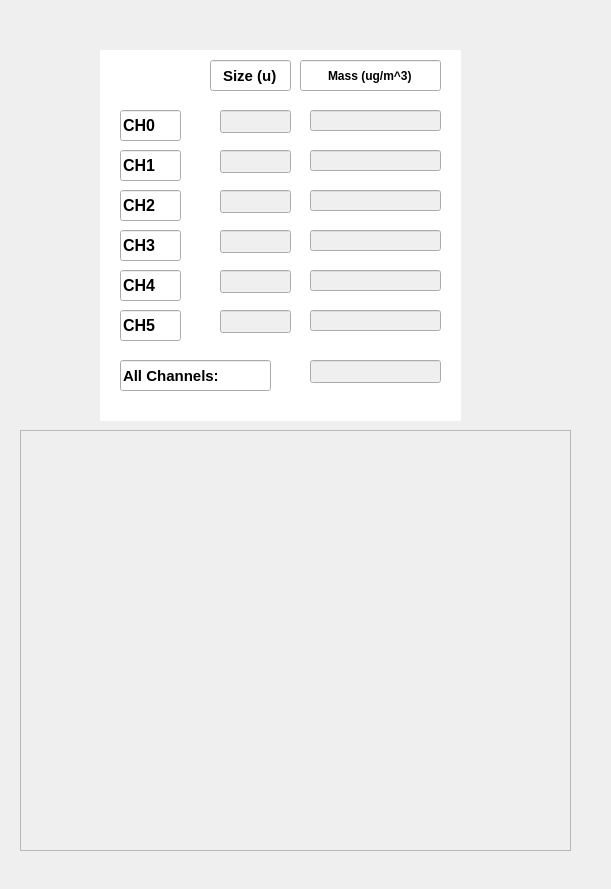
<?xml version="1.0" encoding="UTF-8"?>
<ui version="4.0">
 <class>Dialog</class>
 <widget class="QDialog" name="Dialog">
  <property name="geometry">
   <rect>
    <x>0</x>
    <y>0</y>
    <width>611</width>
    <height>889</height>
   </rect>
  </property>
  <property name="windowTitle">
   <string>Dialog</string>
  </property>
  <widget class="PyDMTimePlot" name="PyDMTimePlot">
   <property name="enabled">
    <bool>false</bool>
   </property>
   <property name="geometry">
    <rect>
     <x>20</x>
     <y>430</y>
     <width>551</width>
     <height>421</height>
    </rect>
   </property>
   <property name="toolTip">
    <string/>
   </property>
   <property name="whatsThis">
    <string>&lt;html&gt;&lt;head/&gt;&lt;body&gt;&lt;p&gt;CXI:R51:PWR:15:TEMP&lt;/p&gt;&lt;/body&gt;&lt;/html&gt;</string>
   </property>
   <property name="frameShadow">
    <enum>QFrame::Plain</enum>
   </property>
   <property name="transformationAnchor">
    <enum>QGraphicsView::AnchorUnderMouse</enum>
   </property>
   <property name="rules" stdset="0">
    <string>[]</string>
   </property>
   <property name="showXGrid">
    <bool>false</bool>
   </property>
   <property name="showYGrid">
    <bool>false</bool>
   </property>
   <property name="backgroundColor">
    <color>
     <red>223</red>
     <green>223</green>
     <blue>223</blue>
    </color>
   </property>
   <property name="yAxes">
    <stringlist>
     <string>{&quot;name&quot;: &quot;ALL&quot;, &quot;orientation&quot;: &quot;left&quot;, &quot;label&quot;: &quot;CH0-CH4 (um)&quot;, &quot;minRange&quot;: 0.0, &quot;maxRange&quot;: 5.0, &quot;autoRange&quot;: false, &quot;logMode&quot;: null}</string>
     <string>{&quot;name&quot;: &quot;CH5&quot;, &quot;orientation&quot;: &quot;right&quot;, &quot;label&quot;: &quot;CH5 (um)&quot;, &quot;minRange&quot;: 0.0, &quot;maxRange&quot;: 10.0, &quot;autoRange&quot;: false, &quot;logMode&quot;: null}</string>
    </stringlist>
   </property>
   <property name="xLabels">
    <stringlist extracomment="Time"/>
   </property>
   <property name="showLegend">
    <bool>true</bool>
   </property>
   <property name="curves">
    <stringlist>
     <string>{&quot;channel&quot;: &quot;ca://${prefix}:CH0_MASS&quot;, &quot;plot_style&quot;: &quot;Line&quot;, &quot;name&quot;: &quot;CH0: 0.3um&quot;, &quot;color&quot;: &quot;#aaaaff&quot;, &quot;lineStyle&quot;: 1, &quot;lineWidth&quot;: 1, &quot;symbol&quot;: null, &quot;symbolSize&quot;: 10, &quot;yAxisName&quot;: &quot;ALL&quot;, &quot;barWidth&quot;: null, &quot;upperThreshold&quot;: null, &quot;lowerThreshold&quot;: null, &quot;thresholdColor&quot;: &quot;white&quot;}</string>
     <string>{&quot;channel&quot;: &quot;ca://${prefix}:CH1_MASS&quot;, &quot;plot_style&quot;: &quot;Line&quot;, &quot;name&quot;: &quot;CH1: 0.5um&quot;, &quot;color&quot;: &quot;red&quot;, &quot;lineStyle&quot;: 1, &quot;lineWidth&quot;: 1, &quot;symbol&quot;: null, &quot;symbolSize&quot;: 10, &quot;yAxisName&quot;: &quot;ALL&quot;, &quot;barWidth&quot;: null, &quot;upperThreshold&quot;: null, &quot;lowerThreshold&quot;: null, &quot;thresholdColor&quot;: &quot;white&quot;}</string>
     <string>{&quot;channel&quot;: &quot;ca://${prefix}:CH2_MASS&quot;, &quot;plot_style&quot;: &quot;Line&quot;, &quot;name&quot;: &quot;CH2: 1um&quot;, &quot;color&quot;: &quot;dodgerblue&quot;, &quot;lineStyle&quot;: 1, &quot;lineWidth&quot;: 1, &quot;symbol&quot;: null, &quot;symbolSize&quot;: 10, &quot;yAxisName&quot;: &quot;ALL&quot;, &quot;barWidth&quot;: null, &quot;upperThreshold&quot;: null, &quot;lowerThreshold&quot;: null, &quot;thresholdColor&quot;: &quot;white&quot;}</string>
     <string>{&quot;channel&quot;: &quot;ca://${prefix}:CH3_MASS&quot;, &quot;plot_style&quot;: &quot;Line&quot;, &quot;name&quot;: &quot;CH3: 2.5um&quot;, &quot;color&quot;: &quot;forestgreen&quot;, &quot;lineStyle&quot;: 1, &quot;lineWidth&quot;: 1, &quot;symbol&quot;: null, &quot;symbolSize&quot;: 10, &quot;yAxisName&quot;: &quot;ALL&quot;, &quot;barWidth&quot;: null, &quot;upperThreshold&quot;: null, &quot;lowerThreshold&quot;: null, &quot;thresholdColor&quot;: &quot;white&quot;}</string>
     <string>{&quot;channel&quot;: &quot;ca://${prefix}:CH4_MASS&quot;, &quot;plot_style&quot;: &quot;Line&quot;, &quot;name&quot;: &quot;CH4: 5 um&quot;, &quot;color&quot;: &quot;yellow&quot;, &quot;lineStyle&quot;: 1, &quot;lineWidth&quot;: 1, &quot;symbol&quot;: null, &quot;symbolSize&quot;: 10, &quot;yAxisName&quot;: &quot;ALL&quot;, &quot;barWidth&quot;: null, &quot;upperThreshold&quot;: null, &quot;lowerThreshold&quot;: null, &quot;thresholdColor&quot;: &quot;white&quot;}</string>
     <string>{&quot;channel&quot;: &quot;ca://${prefix}:CH5_MASS&quot;, &quot;plot_style&quot;: &quot;Line&quot;, &quot;name&quot;: &quot;CH5: 10 um&quot;, &quot;color&quot;: &quot;magenta&quot;, &quot;lineStyle&quot;: 1, &quot;lineWidth&quot;: 1, &quot;symbol&quot;: null, &quot;symbolSize&quot;: 10, &quot;yAxisName&quot;: &quot;CH5&quot;, &quot;barWidth&quot;: null, &quot;upperThreshold&quot;: null, &quot;lowerThreshold&quot;: null, &quot;thresholdColor&quot;: &quot;white&quot;}</string>
    </stringlist>
   </property>
   <property name="updatesAsynchronously">
    <bool>true</bool>
   </property>
  </widget>
  <widget class="PyDMEmbeddedDisplay" name="PyDMEmbeddedDisplay">
   <property name="geometry">
    <rect>
     <x>100</x>
     <y>50</y>
     <width>361</width>
     <height>371</height>
    </rect>
   </property>
   <property name="toolTip">
    <string/>
   </property>
   <property name="styleSheet">
    <string notr="true">background-color: rgb(255, 255, 255);</string>
   </property>
  </widget>
  <widget class="PyDMLineEdit" name="CH3_mass_2">
   <property name="enabled">
    <bool>false</bool>
   </property>
   <property name="geometry">
    <rect>
     <x>310</x>
     <y>230</y>
     <width>131</width>
     <height>21</height>
    </rect>
   </property>
   <property name="toolTip">
    <string/>
   </property>
   <property name="layoutDirection">
    <enum>Qt::RightToLeft</enum>
   </property>
   <property name="autoFillBackground">
    <bool>false</bool>
   </property>
   <property name="frame">
    <bool>true</bool>
   </property>
   <property name="clearButtonEnabled">
    <bool>false</bool>
   </property>
   <property name="rules" stdset="0">
    <string>[{&quot;name&quot;: &quot;New Rule&quot;, &quot;property&quot;: &quot;Visible&quot;, &quot;initial_value&quot;: &quot;${VISIBLE}&quot;, &quot;expression&quot;: &quot;ch[0]&gt;1&quot;, &quot;channels&quot;: [{&quot;channel&quot;: &quot;ca://${HUTCH}:SETRA:01:CH3_MASS&quot;, &quot;trigger&quot;: true, &quot;use_enum&quot;: true}]}]</string>
   </property>
   <property name="showUnits" stdset="0">
    <bool>true</bool>
   </property>
   <property name="alarmSensitiveContent" stdset="0">
    <bool>true</bool>
   </property>
   <property name="channel" stdset="0">
    <string>ca://${prefix}:CH3_MASS</string>
   </property>
  </widget>
  <widget class="QLineEdit" name="Mass_text_2">
   <property name="geometry">
    <rect>
     <x>300</x>
     <y>60</y>
     <width>141</width>
     <height>31</height>
    </rect>
   </property>
   <property name="font">
    <font>
     <pointsize>9</pointsize>
     <weight>75</weight>
     <bold>true</bold>
    </font>
   </property>
   <property name="text">
    <string>Mass (ug/m^3)</string>
   </property>
   <property name="frame">
    <bool>true</bool>
   </property>
   <property name="alignment">
    <set>Qt::AlignCenter</set>
   </property>
   <property name="readOnly">
    <bool>true</bool>
   </property>
  </widget>
  <widget class="PyDMLineEdit" name="CH2_size_2">
   <property name="enabled">
    <bool>false</bool>
   </property>
   <property name="geometry">
    <rect>
     <x>220</x>
     <y>190</y>
     <width>71</width>
     <height>23</height>
    </rect>
   </property>
   <property name="toolTip">
    <string/>
   </property>
   <property name="layoutDirection">
    <enum>Qt::RightToLeft</enum>
   </property>
   <property name="frame">
    <bool>true</bool>
   </property>
   <property name="clearButtonEnabled">
    <bool>false</bool>
   </property>
   <property name="channel" stdset="0">
    <string>ca://${prefix}:CH2_SIZE</string>
   </property>
  </widget>
  <widget class="PyDMLineEdit" name="CH4_mass_2">
   <property name="enabled">
    <bool>false</bool>
   </property>
   <property name="geometry">
    <rect>
     <x>310</x>
     <y>270</y>
     <width>131</width>
     <height>21</height>
    </rect>
   </property>
   <property name="toolTip">
    <string/>
   </property>
   <property name="layoutDirection">
    <enum>Qt::RightToLeft</enum>
   </property>
   <property name="autoFillBackground">
    <bool>false</bool>
   </property>
   <property name="frame">
    <bool>true</bool>
   </property>
   <property name="clearButtonEnabled">
    <bool>false</bool>
   </property>
   <property name="showUnits" stdset="0">
    <bool>true</bool>
   </property>
   <property name="alarmSensitiveContent" stdset="0">
    <bool>true</bool>
   </property>
   <property name="channel" stdset="0">
    <string>ca://${prefix}:CH4_MASS</string>
   </property>
  </widget>
  <widget class="PyDMLineEdit" name="CH4_size_2">
   <property name="enabled">
    <bool>false</bool>
   </property>
   <property name="geometry">
    <rect>
     <x>220</x>
     <y>270</y>
     <width>71</width>
     <height>23</height>
    </rect>
   </property>
   <property name="toolTip">
    <string/>
   </property>
   <property name="layoutDirection">
    <enum>Qt::RightToLeft</enum>
   </property>
   <property name="frame">
    <bool>true</bool>
   </property>
   <property name="clearButtonEnabled">
    <bool>false</bool>
   </property>
   <property name="channel" stdset="0">
    <string>ca://${prefix}:CH4_SIZE</string>
   </property>
  </widget>
  <widget class="QLineEdit" name="CH5_text_2">
   <property name="geometry">
    <rect>
     <x>120</x>
     <y>310</y>
     <width>61</width>
     <height>31</height>
    </rect>
   </property>
   <property name="font">
    <font>
     <pointsize>12</pointsize>
     <weight>75</weight>
     <bold>true</bold>
    </font>
   </property>
   <property name="text">
    <string>CH5</string>
   </property>
   <property name="frame">
    <bool>true</bool>
   </property>
   <property name="readOnly">
    <bool>true</bool>
   </property>
  </widget>
  <widget class="PyDMLineEdit" name="CH5_mass_2">
   <property name="enabled">
    <bool>false</bool>
   </property>
   <property name="geometry">
    <rect>
     <x>310</x>
     <y>310</y>
     <width>131</width>
     <height>21</height>
    </rect>
   </property>
   <property name="toolTip">
    <string/>
   </property>
   <property name="layoutDirection">
    <enum>Qt::RightToLeft</enum>
   </property>
   <property name="autoFillBackground">
    <bool>false</bool>
   </property>
   <property name="frame">
    <bool>true</bool>
   </property>
   <property name="dragEnabled">
    <bool>true</bool>
   </property>
   <property name="clearButtonEnabled">
    <bool>false</bool>
   </property>
   <property name="showUnits" stdset="0">
    <bool>true</bool>
   </property>
   <property name="alarmSensitiveContent" stdset="0">
    <bool>true</bool>
   </property>
   <property name="channel" stdset="0">
    <string>ca://${prefix}:CH5_MASS</string>
   </property>
  </widget>
  <widget class="QLineEdit" name="CH0_text_2">
   <property name="geometry">
    <rect>
     <x>120</x>
     <y>110</y>
     <width>61</width>
     <height>31</height>
    </rect>
   </property>
   <property name="font">
    <font>
     <pointsize>12</pointsize>
     <weight>75</weight>
     <bold>true</bold>
    </font>
   </property>
   <property name="mouseTracking">
    <bool>false</bool>
   </property>
   <property name="text">
    <string>CH0</string>
   </property>
   <property name="frame">
    <bool>true</bool>
   </property>
   <property name="readOnly">
    <bool>true</bool>
   </property>
  </widget>
  <widget class="PyDMLineEdit" name="CH1_mass_2">
   <property name="enabled">
    <bool>false</bool>
   </property>
   <property name="geometry">
    <rect>
     <x>310</x>
     <y>150</y>
     <width>131</width>
     <height>21</height>
    </rect>
   </property>
   <property name="toolTip">
    <string/>
   </property>
   <property name="layoutDirection">
    <enum>Qt::RightToLeft</enum>
   </property>
   <property name="autoFillBackground">
    <bool>false</bool>
   </property>
   <property name="frame">
    <bool>true</bool>
   </property>
   <property name="clearButtonEnabled">
    <bool>false</bool>
   </property>
   <property name="showUnits" stdset="0">
    <bool>true</bool>
   </property>
   <property name="alarmSensitiveContent" stdset="0">
    <bool>true</bool>
   </property>
   <property name="channel" stdset="0">
    <string>ca://${prefix}:CH1_MASS</string>
   </property>
   <property name="displayFormat" stdset="0">
    <enum>PyDMLineEdit::Default</enum>
   </property>
  </widget>
  <widget class="PyDMLineEdit" name="CH1_size_2">
   <property name="enabled">
    <bool>false</bool>
   </property>
   <property name="geometry">
    <rect>
     <x>220</x>
     <y>150</y>
     <width>71</width>
     <height>23</height>
    </rect>
   </property>
   <property name="toolTip">
    <string/>
   </property>
   <property name="layoutDirection">
    <enum>Qt::RightToLeft</enum>
   </property>
   <property name="frame">
    <bool>true</bool>
   </property>
   <property name="clearButtonEnabled">
    <bool>false</bool>
   </property>
   <property name="channel" stdset="0">
    <string>ca://${prefix}:CH1_SIZE</string>
   </property>
  </widget>
  <widget class="PyDMLineEdit" name="AllChannels_mass_2">
   <property name="enabled">
    <bool>false</bool>
   </property>
   <property name="geometry">
    <rect>
     <x>310</x>
     <y>360</y>
     <width>131</width>
     <height>23</height>
    </rect>
   </property>
   <property name="toolTip">
    <string/>
   </property>
   <property name="layoutDirection">
    <enum>Qt::RightToLeft</enum>
   </property>
   <property name="autoFillBackground">
    <bool>false</bool>
   </property>
   <property name="frame">
    <bool>true</bool>
   </property>
   <property name="clearButtonEnabled">
    <bool>false</bool>
   </property>
   <property name="showUnits" stdset="0">
    <bool>true</bool>
   </property>
   <property name="alarmSensitiveContent" stdset="0">
    <bool>true</bool>
   </property>
   <property name="channel" stdset="0">
    <string>ca://${prefix}:TOT_MASS</string>
   </property>
  </widget>
  <widget class="PyDMLineEdit" name="CH0_size_2">
   <property name="enabled">
    <bool>false</bool>
   </property>
   <property name="geometry">
    <rect>
     <x>220</x>
     <y>110</y>
     <width>71</width>
     <height>23</height>
    </rect>
   </property>
   <property name="toolTip">
    <string/>
   </property>
   <property name="layoutDirection">
    <enum>Qt::RightToLeft</enum>
   </property>
   <property name="styleSheet">
    <string notr="true">border-color: rgb(158, 158, 158);</string>
   </property>
   <property name="frame">
    <bool>true</bool>
   </property>
   <property name="clearButtonEnabled">
    <bool>false</bool>
   </property>
   <property name="channel" stdset="0">
    <string>ca://${prefix}:CH0_SIZE</string>
   </property>
  </widget>
  <widget class="PyDMLineEdit" name="CH5_size_2">
   <property name="enabled">
    <bool>false</bool>
   </property>
   <property name="geometry">
    <rect>
     <x>220</x>
     <y>310</y>
     <width>71</width>
     <height>23</height>
    </rect>
   </property>
   <property name="toolTip">
    <string/>
   </property>
   <property name="layoutDirection">
    <enum>Qt::RightToLeft</enum>
   </property>
   <property name="frame">
    <bool>true</bool>
   </property>
   <property name="clearButtonEnabled">
    <bool>false</bool>
   </property>
   <property name="channel" stdset="0">
    <string>ca://${prefix}:CH5_SIZE</string>
   </property>
  </widget>
  <widget class="QLineEdit" name="CH1_text_2">
   <property name="geometry">
    <rect>
     <x>120</x>
     <y>150</y>
     <width>61</width>
     <height>31</height>
    </rect>
   </property>
   <property name="font">
    <font>
     <pointsize>12</pointsize>
     <weight>75</weight>
     <bold>true</bold>
    </font>
   </property>
   <property name="text">
    <string>CH1</string>
   </property>
   <property name="frame">
    <bool>true</bool>
   </property>
   <property name="readOnly">
    <bool>true</bool>
   </property>
  </widget>
  <widget class="PyDMLineEdit" name="CH3_size_2">
   <property name="enabled">
    <bool>false</bool>
   </property>
   <property name="geometry">
    <rect>
     <x>220</x>
     <y>230</y>
     <width>71</width>
     <height>23</height>
    </rect>
   </property>
   <property name="toolTip">
    <string/>
   </property>
   <property name="layoutDirection">
    <enum>Qt::RightToLeft</enum>
   </property>
   <property name="frame">
    <bool>true</bool>
   </property>
   <property name="clearButtonEnabled">
    <bool>false</bool>
   </property>
   <property name="channel" stdset="0">
    <string>ca://${prefix}:CH3_SIZE</string>
   </property>
  </widget>
  <widget class="QLineEdit" name="CH3_text_2">
   <property name="geometry">
    <rect>
     <x>120</x>
     <y>230</y>
     <width>61</width>
     <height>31</height>
    </rect>
   </property>
   <property name="font">
    <font>
     <pointsize>12</pointsize>
     <weight>75</weight>
     <bold>true</bold>
    </font>
   </property>
   <property name="text">
    <string>CH3</string>
   </property>
   <property name="frame">
    <bool>true</bool>
   </property>
   <property name="readOnly">
    <bool>true</bool>
   </property>
  </widget>
  <widget class="QLineEdit" name="CH2_text_2">
   <property name="geometry">
    <rect>
     <x>120</x>
     <y>190</y>
     <width>61</width>
     <height>31</height>
    </rect>
   </property>
   <property name="font">
    <font>
     <pointsize>12</pointsize>
     <weight>75</weight>
     <bold>true</bold>
    </font>
   </property>
   <property name="text">
    <string>CH2</string>
   </property>
   <property name="frame">
    <bool>true</bool>
   </property>
   <property name="readOnly">
    <bool>true</bool>
   </property>
  </widget>
  <widget class="QLineEdit" name="Size_text_2">
   <property name="geometry">
    <rect>
     <x>210</x>
     <y>60</y>
     <width>81</width>
     <height>31</height>
    </rect>
   </property>
   <property name="font">
    <font>
     <pointsize>11</pointsize>
     <weight>75</weight>
     <bold>true</bold>
    </font>
   </property>
   <property name="styleSheet">
    <string notr="true">border-color: rgb(158, 158, 158);</string>
   </property>
   <property name="text">
    <string>Size (u)</string>
   </property>
   <property name="frame">
    <bool>true</bool>
   </property>
   <property name="alignment">
    <set>Qt::AlignCenter</set>
   </property>
   <property name="readOnly">
    <bool>true</bool>
   </property>
  </widget>
  <widget class="QLineEdit" name="CH4_text_2">
   <property name="geometry">
    <rect>
     <x>120</x>
     <y>270</y>
     <width>61</width>
     <height>31</height>
    </rect>
   </property>
   <property name="font">
    <font>
     <pointsize>12</pointsize>
     <weight>75</weight>
     <bold>true</bold>
    </font>
   </property>
   <property name="text">
    <string>CH4</string>
   </property>
   <property name="frame">
    <bool>true</bool>
   </property>
   <property name="readOnly">
    <bool>true</bool>
   </property>
  </widget>
  <widget class="PyDMLineEdit" name="CH0_mass_2">
   <property name="enabled">
    <bool>false</bool>
   </property>
   <property name="geometry">
    <rect>
     <x>310</x>
     <y>110</y>
     <width>131</width>
     <height>21</height>
    </rect>
   </property>
   <property name="toolTip">
    <string/>
   </property>
   <property name="layoutDirection">
    <enum>Qt::RightToLeft</enum>
   </property>
   <property name="autoFillBackground">
    <bool>false</bool>
   </property>
   <property name="frame">
    <bool>true</bool>
   </property>
   <property name="clearButtonEnabled">
    <bool>false</bool>
   </property>
   <property name="showUnits" stdset="0">
    <bool>true</bool>
   </property>
   <property name="alarmSensitiveContent" stdset="0">
    <bool>true</bool>
   </property>
   <property name="channel" stdset="0">
    <string>ca://${prefix}:CH0_MASS</string>
   </property>
  </widget>
  <widget class="PyDMLineEdit" name="CH2_mass_2">
   <property name="enabled">
    <bool>false</bool>
   </property>
   <property name="geometry">
    <rect>
     <x>310</x>
     <y>190</y>
     <width>131</width>
     <height>21</height>
    </rect>
   </property>
   <property name="toolTip">
    <string/>
   </property>
   <property name="layoutDirection">
    <enum>Qt::RightToLeft</enum>
   </property>
   <property name="autoFillBackground">
    <bool>false</bool>
   </property>
   <property name="frame">
    <bool>true</bool>
   </property>
   <property name="clearButtonEnabled">
    <bool>false</bool>
   </property>
   <property name="showUnits" stdset="0">
    <bool>true</bool>
   </property>
   <property name="alarmSensitiveContent" stdset="0">
    <bool>true</bool>
   </property>
   <property name="channel" stdset="0">
    <string>ca://${prefix}:CH2_MASS</string>
   </property>
  </widget>
  <widget class="QLineEdit" name="AllChannels_text_2">
   <property name="geometry">
    <rect>
     <x>120</x>
     <y>360</y>
     <width>151</width>
     <height>31</height>
    </rect>
   </property>
   <property name="font">
    <font>
     <pointsize>11</pointsize>
     <weight>75</weight>
     <bold>true</bold>
    </font>
   </property>
   <property name="text">
    <string>All Channels: </string>
   </property>
   <property name="frame">
    <bool>true</bool>
   </property>
   <property name="readOnly">
    <bool>true</bool>
   </property>
  </widget>
 </widget>
 <customwidgets>
  <customwidget>
   <class>PyDMTimePlot</class>
   <extends>QGraphicsView</extends>
   <header>pydm.widgets.timeplot</header>
  </customwidget>
  <customwidget>
   <class>PyDMEmbeddedDisplay</class>
   <extends>QFrame</extends>
   <header>pydm.widgets.embedded_display</header>
  </customwidget>
  <customwidget>
   <class>PyDMLineEdit</class>
   <extends>QLineEdit</extends>
   <header>pydm.widgets.line_edit</header>
  </customwidget>
 </customwidgets>
 <resources/>
 <connections/>
</ui>
